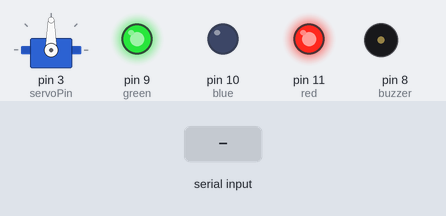
Recording of a sketch running on a simulated Arduino Uno, built with avr-gcc and run on an emulated ATmega328P. On the bench: servo, output pins drawn as LEDs (lit = HIGH), buzzer (waves = sounding, pin HIGH). Inputs (shaded band) come from the test bench. What the sketch prints to the serial monitor is not drawn.

Above: at 1.2 s.
1.3 s: "1\n" received over Serial
Timing chart, 0 to 4.3 s (numbered marks = the images above; inputs shaded):
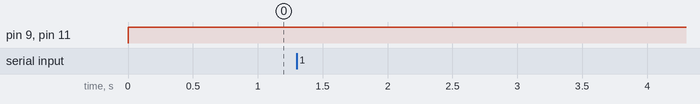

The sketch:

main.ino
```cpp
#include <Servo.h>

const int red = 11, blue = 10, green = 9, buzzer = 8, servoPin = 3,
          maxAttempts = 3;

int redVal = 0, blueVal = 0, greenVal = 0, angle = 0, attempts = 0,
    lockdownPeriod = 5 * 1000;

Servo servo;

enum State { IDLE, WAITING, CORRECT, UNLOCKED, INCORRECT, LOCKED_OUT };

const String correctPassword = "1234";

State state = IDLE;

void setup() {
    Serial.begin(9600);
    pinMode(red, OUTPUT);
    pinMode(blue, OUTPUT);
    pinMode(green, OUTPUT);
    pinMode(buzzer, OUTPUT);
    servo.attach(servoPin);
}

void loop() {
    switch (state) {
        case IDLE:
            idle();
            break;

        case WAITING:
            waitForPass();
            break;

        case CORRECT:
            unlock();
            break;

        case UNLOCKED:
            handleUnlocked();
            break;

        case INCORRECT:
            handleIncorrect();
            break;

        case LOCKED_OUT:
            lockOut();
            break;
    }
}

void idle() {
    Serial.print(maxAttempts - attempts);
    Serial.print("/");
    Serial.print(maxAttempts);
    Serial.print(" attempts left. Please enter your password.");
    state = WAITING;
}

void waitForPass() {
    analogWrite(red, 255);
    analogWrite(green, 255);
    analogWrite(blue, 0);
    if (Serial.available() > 0) {
        String userInput = Serial.readStringUntil('\n');
        userInput.trim();

        Serial.println();
        Serial.print("You entered: ");
        Serial.print(userInput);

        if (userInput == correctPassword) {
            state = CORRECT;
        } else {
            state = INCORRECT;
        }
    }
}

void unlock() {
    Serial.println();
    Serial.print("Unlocked!");
    Serial.println();

    analogWrite(red, 0);
    analogWrite(green, 255);
    analogWrite(blue, 0);

    servo.write(0);
    state = UNLOCKED;
}

void handleIncorrect() {
    Serial.println();
    Serial.print("Incorrect!");
    Serial.println();

    attempts++;
    if (attempts >= maxAttempts) {
        state = LOCKED_OUT;
    } else
        state = IDLE;
}

void lockOut() {
    Serial.println("LOCKED OUT!");
    analogWrite(red, 255);
    analogWrite(green, 0);
    analogWrite(blue, 0);

    for (int i = lockdownPeriod; i > 0; i -= 1000) {
        Serial.println();
        Serial.print(i / 1000);
        Serial.print("s left");

        tone(buzzer, 1000);
        delay(500);
        noTone(buzzer);
        delay(500);
    }

    lockdownPeriod += 5000;
    attempts = 0;
    state = IDLE;
    Serial.println();
}

void handleUnlocked() { return; }
```

Measured:
- after the input at 1.3 s, every drawn part: stays the same
